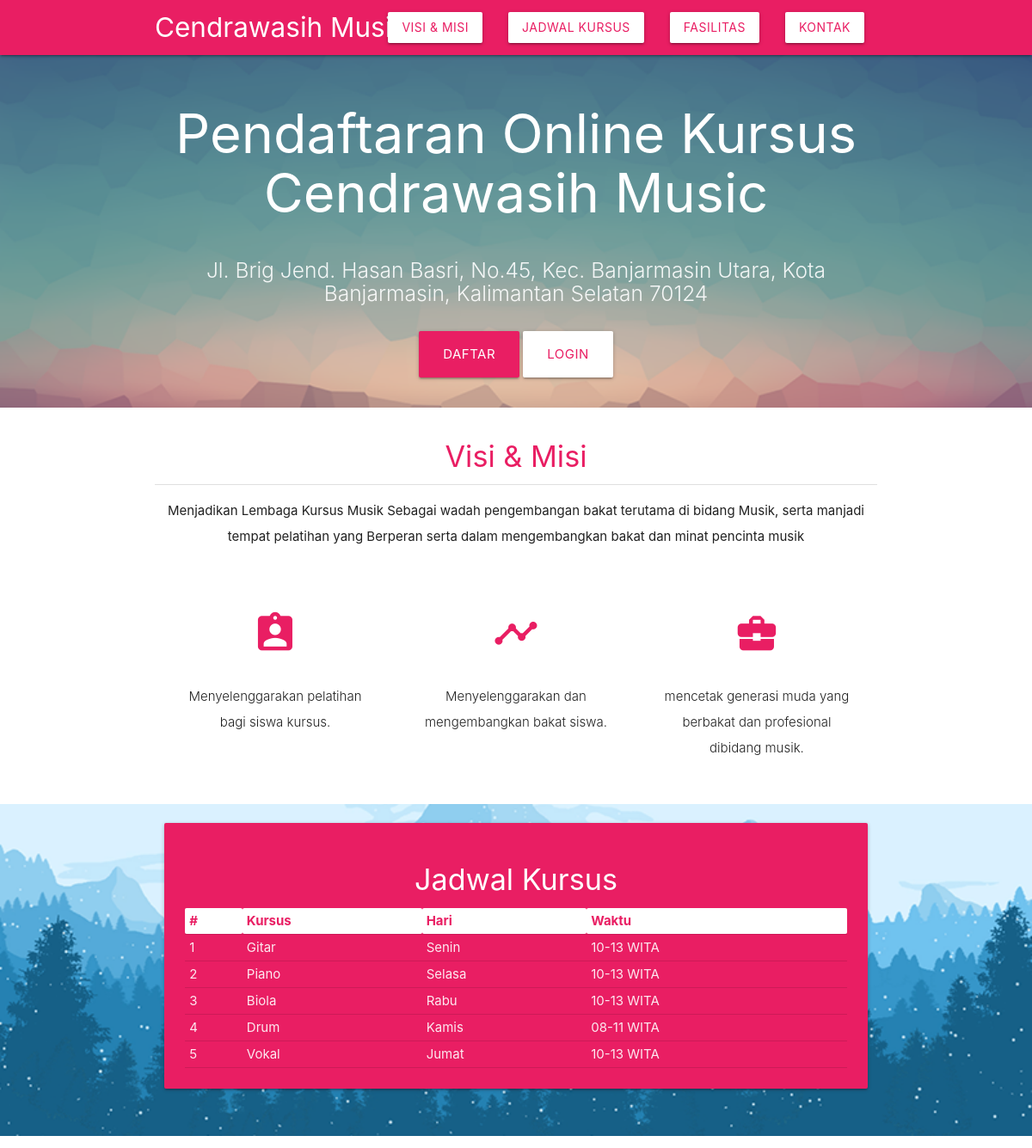
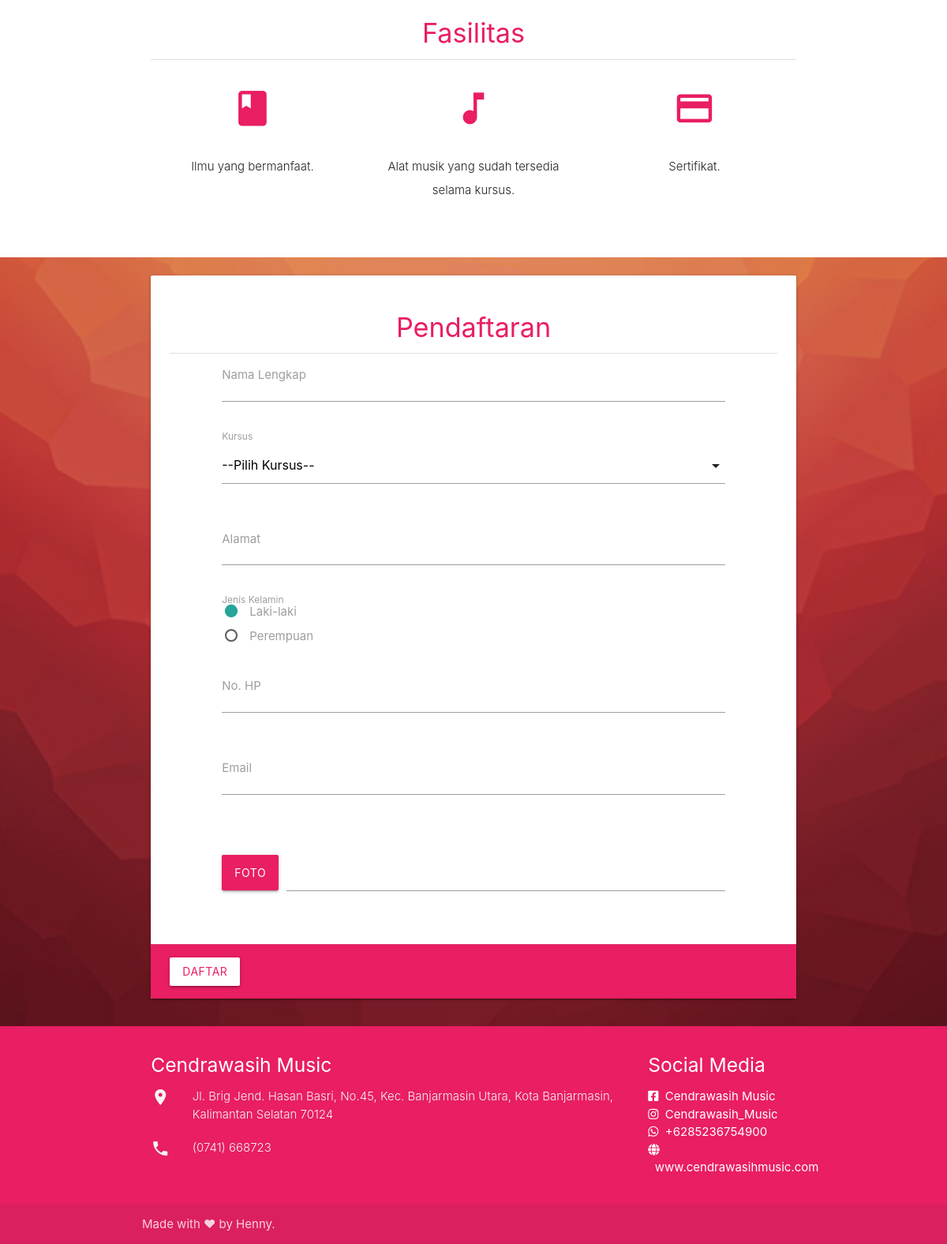
The page / on the database its author committed (2 pictures, top to bottom).
### tables this page shows
CREATE TABLE IF NOT EXISTS `info` (
  `id` int(11) NOT NULL AUTO_INCREMENT,
  `tema` varchar(50) DEFAULT NULL,
  `id_warna` int(11) DEFAULT NULL,
  `ikon` varchar(50) DEFAULT NULL,
  `visi` text DEFAULT NULL,
  `alamat` text DEFAULT NULL,
  `telepon` varchar(50) DEFAULT NULL,
  `website` varchar(50) DEFAULT NULL,
  `facebook` varchar(50) DEFAULT NULL,
  `whatsapp` varchar(50) DEFAULT NULL,
  `instagram` varchar(50) DEFAULT NULL,
  PRIMARY KEY (`id`),
  KEY `id_warna` (`id_warna`)
);

CREATE TABLE IF NOT EXISTS `misi` (
  `id_misi` int(11) NOT NULL AUTO_INCREMENT,
  `misi` text DEFAULT NULL,
  `gambar` varchar(50) DEFAULT NULL,
  PRIMARY KEY (`id_misi`)
);

CREATE TABLE IF NOT EXISTS `jadwal` (
  `id_jadwal` int(11) NOT NULL AUTO_INCREMENT,
  `id_kursus` int(11) NOT NULL DEFAULT 0,
  `hari` varchar(50) NOT NULL DEFAULT '0',
  `waktu_mulai` varchar(50) NOT NULL DEFAULT '0',
  `waktu_selesai` varchar(50) NOT NULL DEFAULT '0',
  PRIMARY KEY (`id_jadwal`),
  KEY `id_kursus` (`id_kursus`)
);

CREATE TABLE IF NOT EXISTS `kursus` (
  `id_kursus` int(11) NOT NULL AUTO_INCREMENT,
  `kursus` varchar(50) NOT NULL DEFAULT '0',
  `iuran` int(11) DEFAULT NULL,
  PRIMARY KEY (`id_kursus`)
);

CREATE TABLE IF NOT EXISTS `fasilitas` (
  `id_fasilitas` int(11) NOT NULL AUTO_INCREMENT,
  `fasilitas` varchar(50) NOT NULL DEFAULT '0',
  `gambar` varchar(50) NOT NULL DEFAULT '0',
  PRIMARY KEY (`id_fasilitas`)
);

### application/controllers/Home.php (called while the page is built, shortened)
<?php
class Home extends CI_Controller
{
    public function __construct()
    {
        $this->load->model('Home_model', 'home');
    }
    public function index()
    {
        $data['info'] = $this->home->getInfo();
        $data['misi'] = $this->home->getMisi();
        $data['fas'] = $this->home->getFas();
        $data['kursus'] = $this->home->getKursus();
        $data['jadwal'] = $this->home->getJadwal();
        $this->load->view('templates/home/header', $data);
        $this->load->view('templates/home/navbar');
        $this->load->view('home/index');
        $this->load->view('templates/home/footer');
    }
}

### index.php (called while the page is built, shortened)
<?php
require_once BASEPATH.'core/CodeIgniter.php';

### application/models/Home_model.php (called while the page is built, shortened)
<?php
class Home_model extends CI_Model
{
    public function getInfo()
    {
        $query = "SELECT * FROM info, warna WHERE info.id_warna = warna.id_warna";
        return $this->db->query($query)->row_array();
    }
    public function getJadwal()
    {
        $query = "SELECT * FROM jadwal, kursus WHERE jadwal.id_kursus = kursus.id_kursus";
        return $this->db->query($query)->result_array();
    }
    public function getMisi()
    {
        return $this->db->get('misi')->result_array();
    }
    public function getFas()
    {
        return $this->db->get('fasilitas')->result_array();
    }
}

### application/views/home/index.php (the view, shortened to what this page needs)
<div id="home">
    <div class="parallax-container">
        <div class="section">
            <div class="container">
                <h1 class="header center white-text text-lighten-2">Pendaftaran Online Kursus <?php echo $info['tema']; ?></h1>
                <div class="row center">
                    <h5 class="header col s12 light"><?php echo $info['alamat']; ?></h5>
                </div>
                <div class="row center">
                    <a class="btn btn-large waves-effect waves-light <?php echo $info['kode']; ?>" href="#login">Daftar</a>
                    <a class="btn btn-large waves-effect waves-light <?php echo $info['kode']; ?>-text white modal-trigger" href="#daftar">Login</a>
                </div>
                <br><br>
            </div>
        </div>
        <div class="parallax"><img src="<?php echo base_url('assets/img/galeri/'); ?>03.png" alt="Unsplashed background img 1"></div>
    </div>
</div>
<div class="container" id="vimi">
    <div class="section center ">
        <h4 class=" <?php echo $info['kode']; ?>-text">Visi & Misi</h4>
        <div class=" divider">
        </div>
        <div class="row">
            <div class="col s12 l12 m12 ">
                <p><?php echo $info['visi']; ?></p>
            </div>
        </div>
        <div class="row">
            <?php foreach ($misi as $m) : ?>
                <div class="col s12 m4">
                    <div class="icon-block">
                        <h2 class="center <?php echo $info['kode']; ?>-text"><i class="material-icons"><?php echo $m['gambar']; ?></i></h2>
                        <p class="light"><?php echo $m['misi']; ?>.</p>
                    </div>
                </div>
            <?php endforeach; ?>
        </div>
    </div>
</div>
<div class="parallax-container valign-wrapper" id="jadwal">
    <div class="section no-pad-bot">
        <div class="container">
            <div class="row center">
                <div class="row">
                    <div class="col s12 m12 l12">
                        <div class="card-panel <?php echo $info['kode']; ?>">
                            <h4 class="white-text m12">Jadwal Kursus</h4>
                            <table class="highlight responsive-table">
                                <thead class="white <?php echo $info['kode']; ?>-text">
                                    <tr>
                                        <th>#</th>
                                        <th>Kursus</th>
                                        <th>Hari</th>
                                        <th>Waktu</th>
                                    </tr>
                                </thead>
                                <tbody>
                                    <?php $no = 0; ?>
                                    <?php foreach ($jadwal as $k) : ?>
                                        <tr>
                                            <td><?php echo ++$no; ?></td>
                                            <td><?php echo $k['kursus']; ?></td>
                                            <td><?php echo $k['hari']; ?></td>
                                            <td><?php echo $k['waktu_mulai'] . '-' . $k['waktu_selesai'] . ' WITA'; ?></td>
                                        </tr>
                                    <?php endforeach; ?>
                                </tbody>
                            </table>
                        </div>
                    </div>
                </div>
            </div>
        </div>
    </div>
    <div class="parallax"><img src="<?php echo base_url('assets/img/galeri/'); ?>02.png" alt="Unsplashed background img 2"></div>
</div>
<div class="container" id="fasilitas">
    <div class="section center">
        <div class="row">
            <div class="col s12">
                <h4 class=" <?php echo $info['kode']; ?>-text">Fasilitas</h4>
                <div class="divider"></div>
                <div class="row">
                    <?php foreach ($fas as $m) : ?>
                        <div class="col s12 m4">
                            <div class="icon-block">
                                <h2 class="<?php echo $info['kode']; ?>-text"><i class="material-icons"><?php echo $m['gambar']; ?></i></h2>
                                <p class="light"><?php echo $m['fasilitas']; ?>.</p>
                            </div>
                        </div>
                    <?php endforeach; ?>
                </div>
            </div>
        </div>
    </div>
</div>
<div class="parallax-container valign-wrapper" id="login">
    <div class="section no-pad-bot">
        <div class="container">
            <div class="row">
                <div class="col s12 m12">
                    <div class="card">
                        <?php echo form_open_multipart('home/daftar'); ?>
                        <div class="card-content <?php echo $info['kode']; ?>-text">
                            <span class="card-title">
                                <h4 class="center">Pendaftaran</h4>
                            </span>
                            <div class="divider"></div>
                            <div class="row">
                                <div class="input-field col s10 offset-s1">
                                    <input id="first_name" type="text" class="validate" name="nama" required>
                                    <label for="first_name">Nama Lengkap</label>
                                </div>
                            </div>
                            <div class="row">
                                <div class="input-field col s10 offset-s1">
                                    <label>Kursus</label>
                                </div>
                            </div>
                            <div class="row">
                                <div class="input-field col s10 offset-s1">
                                    <textarea id="alamatDaftar" class="materialize-textarea" name="alamat"></textarea>
                                    <label for="alamatDaftar">Alamat</label>
                                </div>
                            </div>
                            <div class="row">
                                <div class="col s10 offset-s1 left-align">
                                    <label>Jenis Kelamin</label>
                                    <p>
                                        <label>
                                            <span>Laki-laki</span>
                                        </label>
                                    </p>
                                    <p>
                                        <label>
                                            <span>Perempuan</span>
                                        </label>
                                    </p>
                                </div>
                            </div>
                            <div class="row">
                                <div class="input-field col s10 offset-s1">
                                    <input id="nohp" name="nohp" type="text" class="validate" required>
                                    <label for="nohp">No. HP</label>
                                </div>
                            </div>
                            <div class="row">
                                <div class="input-field col s10 offset-s1">
                                    <input id="email" name="email" type="email" class="validate" required>
                                    <label for="email">Email</label>
                                    <span class="helper-text" data-error="wrong" data-success="right"></span>
                                </div>
                            </div>
                            <div class="row">
                                <div class="file-field input-field col s10 offset-s1">
                                    <div class="btn <?php echo $info['kode']; ?>">
                                        <span>Foto</span>
                                    </div>
                                    <div class="file-path-wrapper">
                                        <input class="file-path validate" name="foto2" type="text">
                                    </div>
                                </div>
                            </div>
                        </div>
                        <div class="card-action <?php echo $info['kode']; ?>">
                            <button type="submit" class="waves-effect waves-light btn white <?php echo $info['kode']; ?>-text">Daftar</button>
                        </div>
                        </form>
                    </div>
                </div>
            </div>
        </div>
    </div>
    <div class="parallax"><img src="<?php echo base_url('assets/img/galeri/'); ?>31.png" alt="Unsplashed background img 2"></div>
</div>

### application/views/templates/home/header.php (shortened to what this page needs)
<!DOCTYPE html>
<html lang="en">
<head>
    <link href="<?php echo base_url('assets/css/'); ?>materialize.css" type="text/css" rel="stylesheet" media="screen,projection" />
    <link href="<?php echo base_url('assets/css/'); ?>style.css" type="text/css" rel="stylesheet" media="screen,projection" />
    <link href="<?php echo base_url('assets/fa/css/'); ?>all.min.css" type="text/css" rel="stylesheet" media="screen,projection" />
</head>
<body>

### application/views/templates/home/navbar.php (shortened to what this page needs)
<div class="navbar-fixed">
    <nav class="<?php echo $info['kode']; ?>">
        <div class="nav-wrapper container">
            <a href="#home" class="brand-logo white-text"><?php echo $info['tema']; ?></a>
            <ul class="right hide-on-med-and-down">
                <li><a href="<?php echo base_url('/'); ?>#vimi" class="<?php echo $info['kode']; ?>-text waves-effect waves-<?php echo $info['kode']; ?> btn white">Visi & Misi</a></li>
                <li><a href="<?php echo base_url('/'); ?>#jadwal" class="<?php echo $info['kode']; ?>-text waves-effect waves-<?php echo $info['kode']; ?> btn white">Jadwal Kursus</a></li>
                <li><a href="<?php echo base_url('/'); ?>#fasilitas" class="<?php echo $info['kode']; ?>-text waves-effect waves-<?php echo $info['kode']; ?> btn white">Fasilitas</a></li>
                <li><a href="<?php echo base_url('/'); ?>#tentang" class="<?php echo $info['kode']; ?>-text waves-effect waves-<?php echo $info['kode']; ?> btn white">Kontak</a></li>
            </ul>
        </div>
    </nav>
</div>

### application/views/templates/home/footer.php (shortened to what this page needs)
<footer class="page-footer <?php echo $info['kode']; ?>" id="tentang">
    <div class="container">
        <div class="row">
            <div class="col l9 s12">
                <h5 class="white-text"><?php echo $info['tema']; ?></h5>
                <div class="row grey-text text-lighten-4">
                    <div class="col l1 m1 s2"><i class="material-icons">location_on</i></div>
                    <div class="col l11 m11 s10 light"><?php echo $info['alamat']; ?></div>
                </div>
                <div class="row grey-text text-lighten-4">
                    <div class="col l1 m1 s2"><i class="material-icons">phone</i></div>
                    <div class="col l11 m11 s10 light"><?php echo $info['telepon']; ?></div>
                </div>
            </div>
            <div class="col l3 s12">
                <h5 class="white-text">Social Media</h5>
                <ul>
                    <li><a class="white-text" href="https://www.facebook.com/<?php echo $info['facebook']; ?>"><i class="fab fa-facebook-square"></i>&nbsp;&nbsp;<?php echo $info['facebook']; ?></a></li>
                    <li><a class="white-text" href="https://www.instagram.com/<?php echo $info['instagram']; ?>"><i class="fab fa-instagram"></i>&nbsp;&nbsp;<?php echo $info['instagram']; ?></a></li>
                    <li><a class="white-text" href="#"><i class="fab fa-whatsapp"></i>&nbsp;&nbsp;<?php echo $info['whatsapp']; ?></a></li>
                    <li><a class="white-text" href="https://<?php echo $info['website']; ?>"><i class="fa fa-globe"></i>&nbsp;&nbsp;<?php echo $info['website']; ?></a></li>
                </ul>
            </div>
        </div>
    </div>
    <div class="footer-copyright">
        <div class="container">
            Made with &hearts; by Henny.
        </div>
    </div>
</footer>
</body>
</html>

### assets/css/style.css (style rules this page uses)
nav ul a, nav .brand-logo { color: #444; }
p { line-height: 2rem; }
.parallax-container { min-height: 380px; line-height: 0; height: auto; color: rgba(255,255,255,.9); }
.parallax-container .section { width: 100%; }
.icon-block { padding: 0 15px; }
.icon-block .material-icons { font-size: inherit; }
footer.page-footer { margin: 0; }

### rows shown on the page
info: tema "Cendrawasih Music", alamat "Jl. Brig Jend. Hasan Basri, No.45, Kec. Banjarmasin Utara, Kota Banjarmasin, Kalimantan Selatan 70124", visi "Menjadikan Lembaga Kursus Musik Sebagai wadah pengembangan bakat terutama di bidang Musik, serta manjadi tempat pelatihan yang Berperan serta dalam mengembangkan bakat dan minat pencinta musik", telepon "(0741) 668723", facebook "Cendrawasih Music", instagram "Cendrawasih_Music", whatsapp "+6285236754900", website "www.cendrawasihmusic.com"
misi: misi "Menyelenggarakan pelatihan bagi siswa kursus"
misi: misi "Menyelenggarakan dan mengembangkan bakat siswa"
misi: misi "mencetak generasi muda yang berbakat dan profesional dibidang musik"
jadwal: id_kursus.kursus "Gitar", hari "Senin", waktu_mulai "10", waktu_selesai "13"
jadwal: id_kursus.kursus "Piano", hari "Selasa", waktu_mulai "10", waktu_selesai "13"
jadwal: id_kursus.kursus "Biola", hari "Rabu", waktu_mulai "10", waktu_selesai "13"
jadwal: id_kursus.kursus "Drum", hari "Kamis", waktu_mulai "08", waktu_selesai "11"
jadwal: id_kursus.kursus "Vokal", hari "Jumat", waktu_mulai "10", waktu_selesai "13"
fasilitas: fasilitas "Ilmu yang bermanfaat"
fasilitas: fasilitas "Alat musik yang sudah tersedia selama kursus"
fasilitas: fasilitas "Sertifikat"
